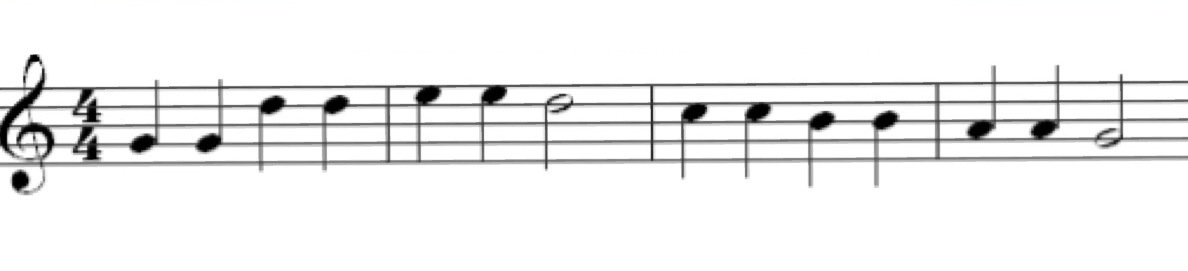
%> input picture twinkle simplified.png, 1188 x 271 px
$ octave Musical_Notes_Legacy.m   (GNU Octave 9; MATLAB toolbox functions it lacks are replaced by stand-ins)
%> lines starting %> are read from the running program, lines starting %| are printed output that depends on the picture; in (x1, y1, x2, y2) boxes, pixels count from 0 and x2, y2 are one past the last pixel; in counts of white or black regions, pixels touching at a corner belong together; the program's own positions count from 1
%%
% Machine Vision Project
%
% Author: Colin Power
% Email: cp1372@mun.ca
% Description: Old code that creates some useful figures.
% Limited to 4/4 with no sharps or flat.

close all
clear all

%filename = 'twinkle.png';
filename = 'twinkle simplified.png';

%filename = 'dog.png';
%filename = 'note types.png';
%filename = 'greyscale notes.png';

%       'average'   averaging filter
%       'disk'      circular averaging filter
%       'gaussian'  Gaussian lowpass filter
%       'laplacian' filter approximating the 2-D Laplacian operator
%       'log'       Laplacian of Gaussian filter
%       'motion'    motion filter
%       'prewitt'   Prewitt horizontal edge-emphasizing filter
%       'sobel'     Sobel horizontal edge-emphasizing filter
%       'unsharp'   unsharp contrast enhancement filter

gx=fspecial('sobel');
gy=gx';


info = imfinfo(filename);
height = info.Width;
width = info.Height;
levels = info.BitDepth;
format = info.Format;
filename = info.Filename;
size = width*height;

input = imread(filename);
%> input is the input picture: size 271x1188x3 uint8; mean R, G, B 239.5, 239.5, 239.5
imshow(input);

I = rgb2gray(input);
BW1 = 255*uint8(edge(I,'prewitt'));
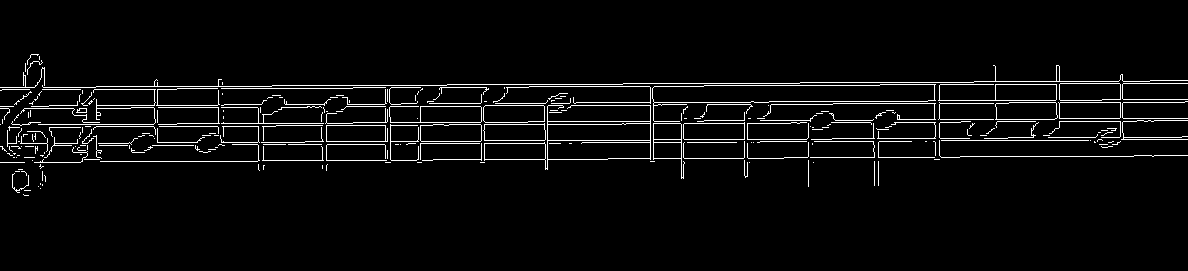
%> BW1: size 271x1188 uint8; 4% white in thin lines or dots, all inside (x1, y1, x2, y2) = (0, 54, 1188, 196)
BW2 = 255*uint8(edge(I,'canny'));
%> BW2: size 271x1188 uint8; 4.4% white in thin lines or dots, all inside (x1, y1, x2, y2) = (1, 54, 1187, 195)
figure, imshow(BW1), title('Prewitt Edge Detection');
figure, imshow(BW2), title('Canny Edge Detection');


w1=fspecial('Average', [5 5]);
I_Ave=imfilter(input, w1);
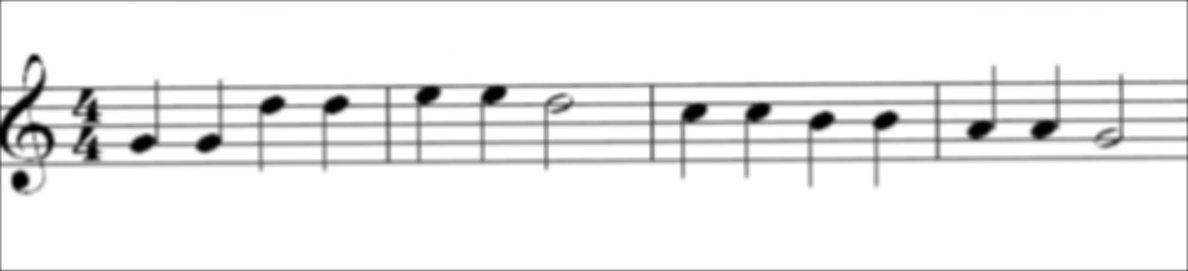
%> I_Ave: size 271x1188x3 uint8; mean R, G, B 238.1, 238.1, 238.1

I_dx=imfilter(input, gx);
I_dy=imfilter(input, gy);

I_dxx=imfilter(I_dx, gx);
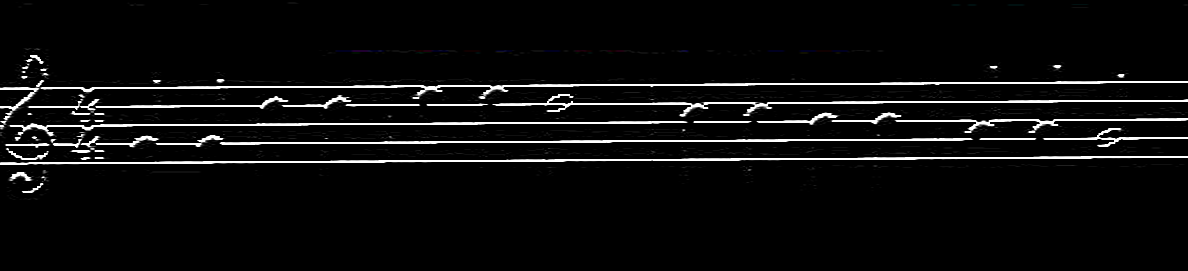
%> I_dxx: size 271x1188x3 uint8; mean R, G, B 12.5, 12.5, 12.6
I_dyy=imfilter(I_dy, gy);

figure,
    subplot(3,2,1),imshow(input), title('Original');
    subplot(3,2,2),imshow(I_Ave), title('Average Filter');
    subplot(3,2,3), imshow(abs(I_dx)), title('1st Derivative Horizonal Lines');
    subplot(3,2,4), imshow(abs(I_dxx)), title('2nd Derivative Horizonal Lines');
    subplot(3,2,5), imshow(abs(I_dy)), title('1nd Derivative Vertical Lines');
    subplot(3,2,6), imshow(abs(I_dyy)), title('2nd Derivative Vertical Lines');

x=input+I_dx+I_dxx;
y=input+I_dy+I_dyy;
xy=input+I_dx+I_dxx+I_dy+I_dyy; %Image with 1st and 2nd order derivatives

w1=fspecial('Average', [2 2]);
xy=imfilter(xy, w1);

edge_detection = I+BW1+BW2;

figure
    subplot(4,1,1), imshow(x), title('Horizonal Lines "Removed"');
    subplot(4,1,2), imshow(y), title('Vertical Lines "Removed"');
    subplot(4,1,3), imshow(xy), title('Both Lines "Removed"');
    subplot(4,1,4), imshow(edge_detection), title('Both Lines "Removed" using Canning and Prewitt"');


I=imread(filename);

% collect horizontal lines
SE=strel('line',30,0);
horizontals = imdilate(I,SE);
horizontals = (255-horizontals);
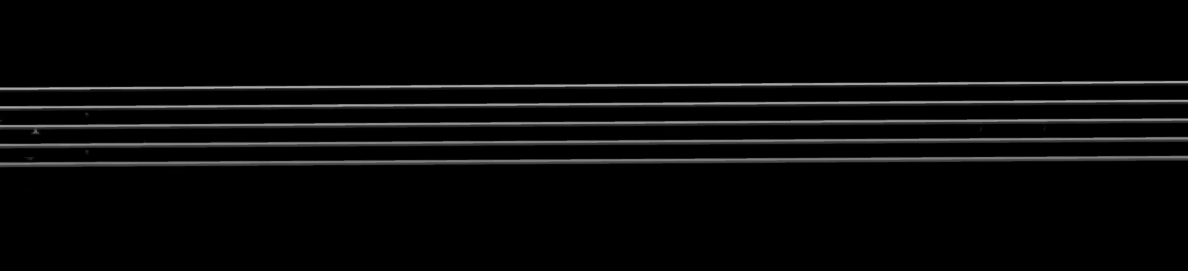
%> horizontals: size 271x1188x3 uint8; mean R, G, B 8.2, 8.2, 8.2
figure, imshow(horizontals), title('Horizontal Lines');

% collect vertical lines
SE=strel('line',10,90);
verticals = imdilate(I,SE);
verticals = 255-verticals;
figure, imshow(verticals), title('Vertical Lines');

SE=strel('disk',4);
dots = imdilate(I, SE);
dots = dots + verticals;
dots = imerode(dots, SE);
dots = (255-dots);
dots = imdilate(dots, SE);
dots = dots > 10; %%Non-circular elements will have smaller values. Threshold then out
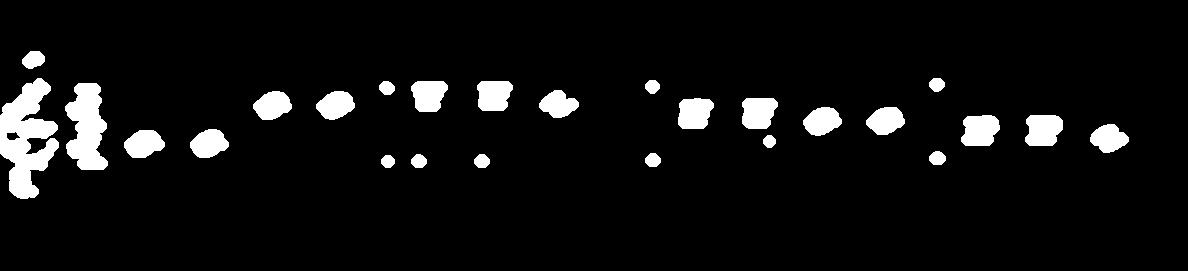
%> dots: size 271x1188x3 logical; 6.3% white; 26 white regions, largest, box (x1, y1, x2, y2) and area: (0, 78, 59, 199) 4047, (65, 83, 108, 170) 2539, (1025, 115, 1063, 146) 996
figure, imshow(dots), title('Dots');


dilate = imdilate(I,SE);
erode = imerode(I,SE);
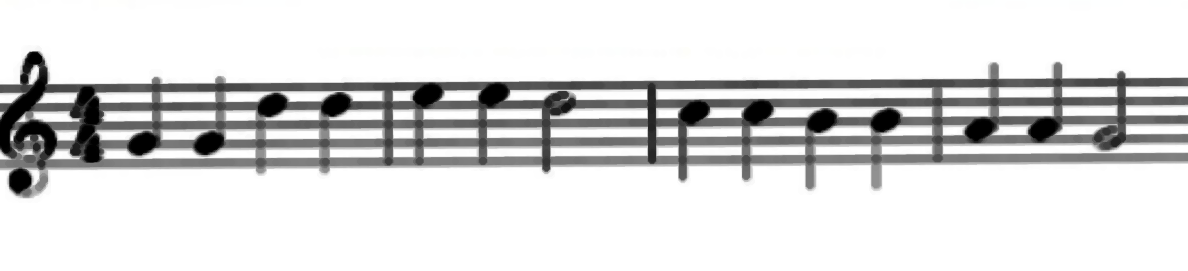
%> erode: size 271x1188x3 uint8; mean R, G, B 218.7, 218.8, 218.7
opened = imopen(I,SE);
closed = imclose(I,SE);
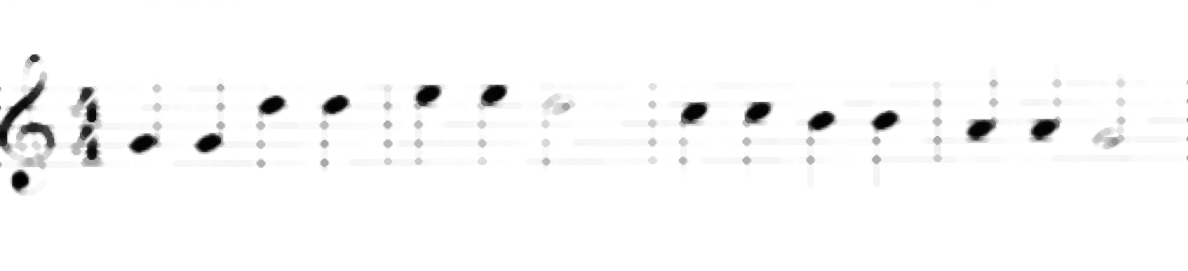
%> closed: size 271x1188x3 uint8; mean R, G, B 248.6, 248.6, 248.6


%> (the run ends here)

$ run again, with twinkle.png copied over twinkle simplified.png
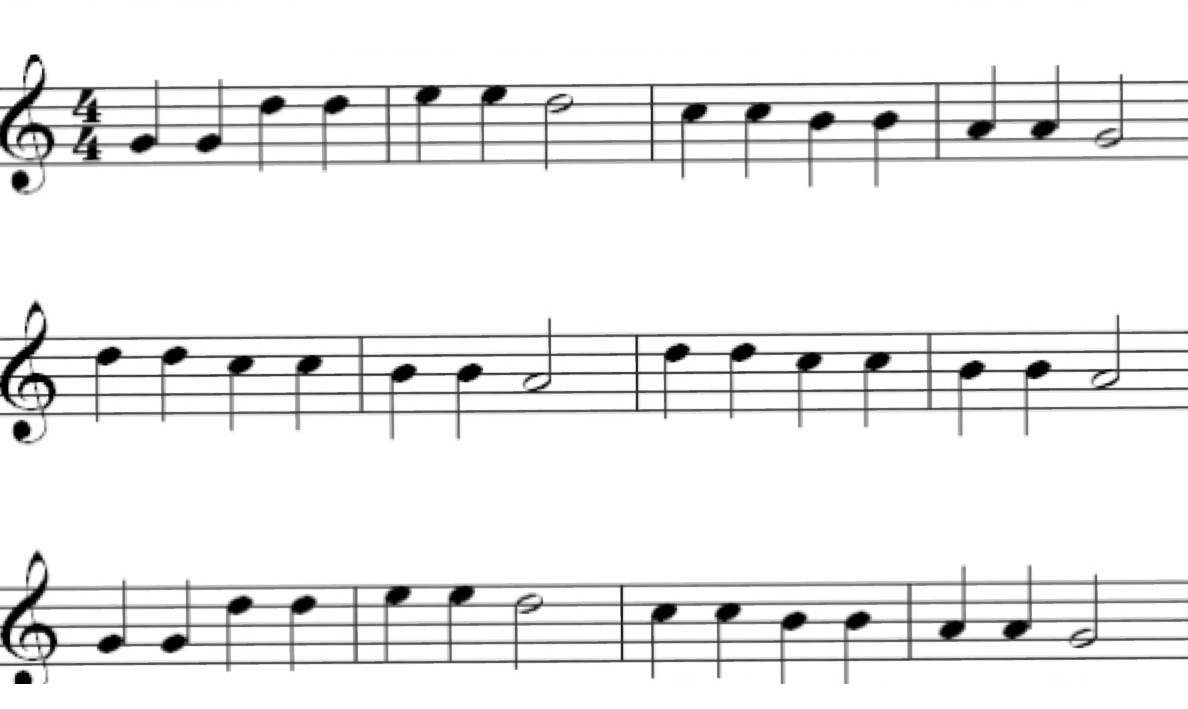
%> input picture twinkle.png, 1188 x 709 px
%> input is the input picture: size 709x1188x3 uint8; mean R, G, B 237.7, 237.7, 237.7
%> `BW1 = 255*uint8(edge(I,'prewitt'));`:
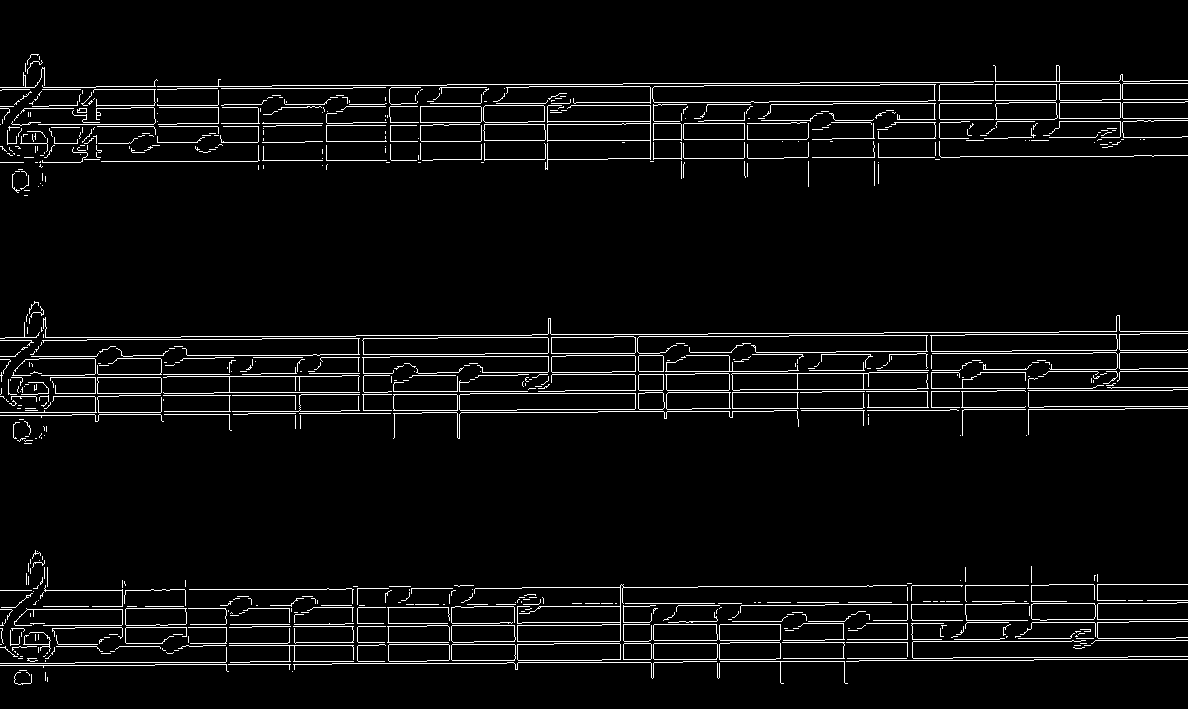
%> BW1: size 709x1188 uint8; 4.5% white in thin lines or dots, all inside (x1, y1, x2, y2) = (0, 54, 1188, 685)
%> BW2: size 709x1188 uint8; 5.1% white in thin lines or dots, all inside (x1, y1, x2, y2) = (1, 54, 1187, 685)
%> `closed = imclose(I,SE);`:
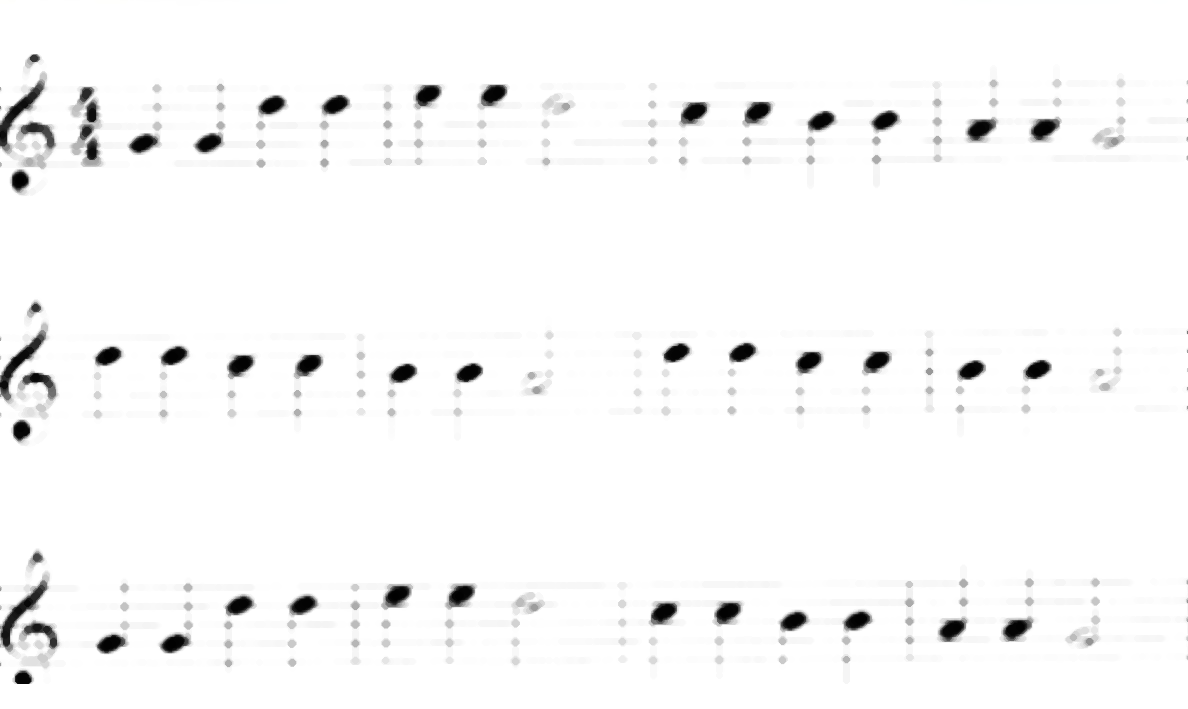
%> closed: size 709x1188x3 uint8; mean R, G, B 248.4, 248.4, 248.4

$ run again, with Blacksheep.png copied over twinkle simplified.png
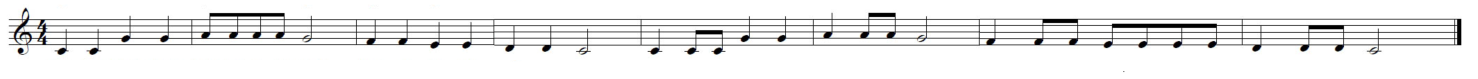
%> input picture Blacksheep.png, 4433 x 236 px (shown at 1/3 size)
%> input is the input picture: size 236x4433x3 uint8; mean R, G, B 236.2, 236.2, 236.2
%> `BW1 = 255*uint8(edge(I,'prewitt'));`:
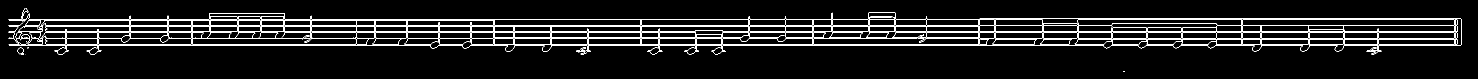
%> BW1: size 236x4433 uint8 (shown at 1/3 size); 4.7% white in thin lines or dots, all inside (x1, y1, x2, y2) = (26, 24, 4384, 216)
%> BW2: size 236x4433 uint8; 4.8% white in thin lines or dots, all inside (x1, y1, x2, y2) = (26, 24, 4384, 217)
%> `closed = imclose(I,SE);`:
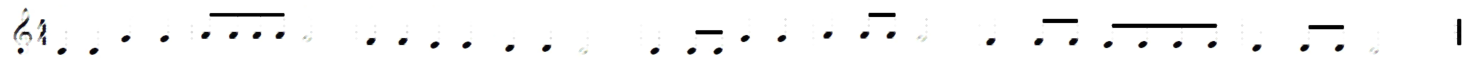
%> closed: size 236x4433x3 uint8 (shown at 1/3 size); mean R, G, B 248.4, 248.4, 248.4

$ run again, with C Major.png copied over twinkle simplified.png
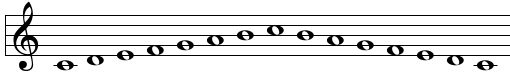
%> input picture C Major.png, 510 x 75 px
%> input is the input picture: size 75x510x3 uint8; min 0, max 255, mean 226.6
%> BW1: size 75x510 uint8; 14.2% white in thin lines or dots
%> BW2: size 75x510 uint8; 14.8% white in thin lines or dots
%> `opened = imopen(I,SE);`:
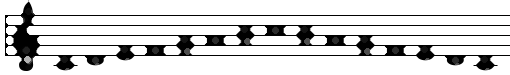
%> opened: size 75x510x3 uint8; min 0, max 255, mean 214.7
